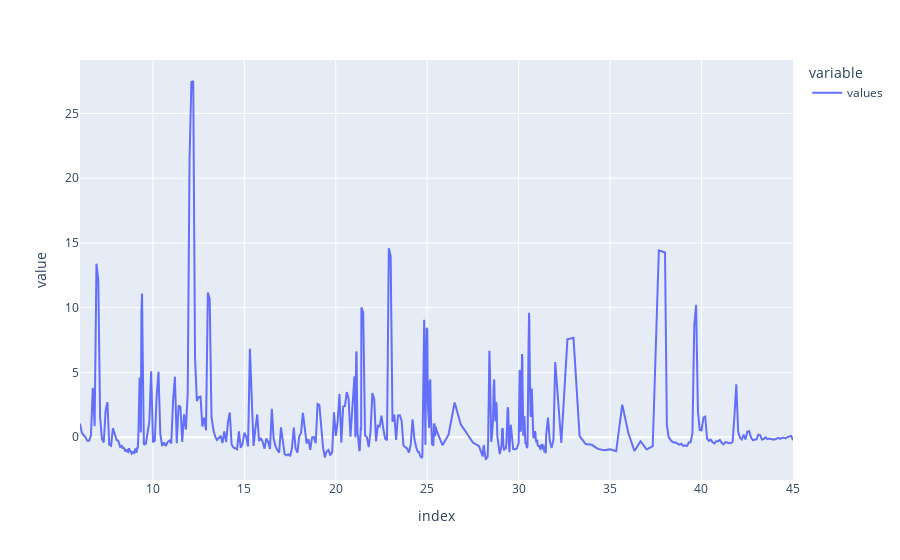

Source (notebook cell):
### Markdown cell above
## Intervalles de mesures constant
La machine faisant les mesures n'a pas une période d'échantillonage constante, cela est problématique pour l'exploitation des données car chaque courbes aura des points d'échantillonage différents. <br>
Plus la période d'échantionnage sera grande plus la quantité de points à analyser dans la partie IA sera faible, il faut donc trouver un équilibre pour garder un nombre de points suffissants pour que la courbe soit exploitable, tout en limitant leur nombre afin que la solution d'IA soit en mesure d'appendre éfficacement sur la base de donnée. <br> 
On utilise donc la fonction `resample` de `pandas` qui permet de donner un échantilonnage constant Associé à `max` qui permet de conserver le maximum des points qui se trouveront entre deux points d'échantilonnage, dans le but de conserver la taille des différents pics.<br>
Ensuite `interpolate` permet de faire une interpolation polynomiale permettant de completer les points qui n'ont pas encore de valeur.

Dans un chromatogramme, tous les différentes zones n'ont pas besoin de la même précision. La période d'échantillonage va donc être différente en fonction de la zone, et sera compris entre 1 et 20 secondes.<br>
Les différentes zones sont indiquées dans les variables `tools.TIMES` et `tools.SECTORS`.

Avant de faire ceci il faut commencer par convertir le temps qui est un valeur en minutes dans un format compréhensible par `pandas`.

### Code cell
newdf = tools.readCSV(PATH)
newdf = tools.normalise(newdf, spikes)
newdf = tools.adaptCurve(newdf, spikes)
print('nouveau nombre de valeur : ', len(newdf), '  ancien nombre de valeur : ', len(df))
newdf.plot()

### Figure 1 — Plotly figure (JSON) as saved in the notebook; plotly's stock layout.template omitted (floating-point values rounded to 4 significant figures; data arrays with more than 128 entries replaced by an {"elided": "..."} marker saying what was removed)
{"data": [{"hovertemplate": "variable=values<br>index=%{x}<br>value=%{y}<extra></extra>", "legendgroup": "values", "line": {"color": "#636efa", "dash": "solid"}, "mode": "lines", "name": "values", "orientation": "v", "showlegend": true, "type": "scatter", "x": {"elided": "505 float values"}, "xaxis": "x", "y": {"elided": "505 float values"}, "yaxis": "y"}], "layout": {"legend": {"title": {"text": "variable"}, "tracegroupgap": 0}, "margin": {"t": 60}, "xaxis": {"anchor": "y", "domain": [0, 1], "title": {"text": "index"}}, "yaxis": {"anchor": "x", "domain": [0, 1], "title": {"text": "value"}}}}
